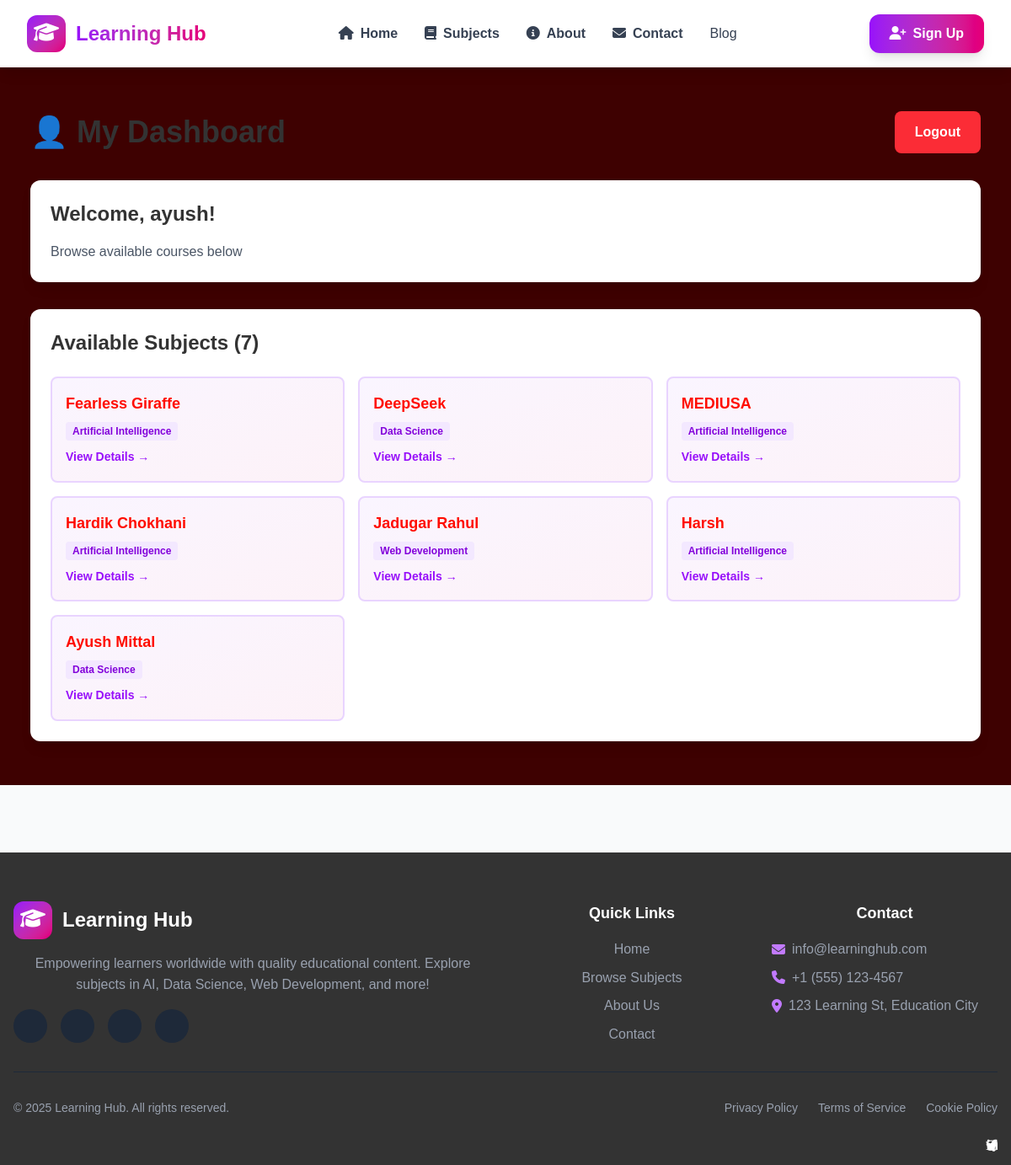
/user-dashboard/ (signed in), run on the app's committed database.
### MyFirstProject/models.py (models this page shows, shortened)
class SampleModel(models.Model):
    STUDY_CHOICE = [
        ('AI', 'Artificial Intelligence'),
        ('DS', 'Data Science'),
        ('WD', 'Web Development'),
    ]
    name = models.CharField(max_length=100, verbose_name="Subject Name")
    image = models.ImageField(upload_to='images/', verbose_name="Subject Image")
    date_time = models.DateTimeField(default=timezone.now, verbose_name="Created Date")
    type = models.CharField(
        max_length=2,
        choices=STUDY_CHOICE,
        default='AI',
        verbose_name="Subject Type"
    )
    description = models.TextField(blank=True, default='', verbose_name="Description")
    class Meta:
        verbose_name = "Subject"
        verbose_name_plural = "Subjects"
        ordering = ['-date_time']

### MyFirstProject/views.py (the view)
# urls.py: path('user-dashboard/', views.user_dashboard, name='user_dashboard'),
def user_dashboard(request):
    if not request.user.is_authenticated:
        return redirect('user_login')
    subjects = SampleModel.objects.all()
    return render(request, 'MyProject/user_dashboard.html', {'subjects': subjects})

### MyFirstProject/templates/MyProject/user_dashboard.html (shortened to what this page needs)
{% extends "layout.html" %}
{% block content %}
<div class="max-w-7xl mx-auto px-4 py-8">
  <div class="flex justify-between items-center mb-8">
    <h1 class="text-4xl font-bold text-gray-800">👤 My Dashboard</h1>
    <a href="{% url 'user_logout' %}" class="bg-red-500 text-white px-6 py-3 rounded-lg font-semibold hover:bg-red-600 transition">
      Logout
    </a>
  </div>
  <div class="bg-white rounded-xl shadow-lg p-6 mb-8">
    <h2 class="text-2xl font-bold mb-4">Welcome, {{ request.user.username }}!</h2>
    <p class="text-gray-600">Browse available courses below</p>
  </div>
  <div class="bg-white rounded-xl shadow-lg p-6">
    <h2 class="text-2xl font-bold mb-6">Available Subjects ({{ subjects.count }})</h2>
    <div class="grid md:grid-cols-2 lg:grid-cols-3 gap-4">
      {% for subject in subjects %}
        <div class="bg-gradient-to-br from-purple-50 to-pink-50 rounded-lg p-4 border-2 border-purple-200 hover:border-purple-400 transition">
          <h3 class="font-bold text-lg mb-2">{{ subject.name }}</h3>
          <p class="text-sm text-gray-600 mb-2">
            <span class="bg-purple-100 text-purple-700 px-2 py-1 rounded text-xs font-semibold">
              {{ subject.get_type_display }}
            </span>
          </p>
          <a href="{% url 'subject_detail' subject.id %}" class="text-purple-600 hover:text-purple-800 font-semibold text-sm">
            View Details →
          </a>
        </div>
      {% endfor %}
    </div>
  </div>
</div>
{% endblock %}

### static/style.css (style rules this page uses)
body { font-family: Arial, sans-serif; line-height: 1.6; margin: 0; padding: 0; color: rgb(255, 13, 0); }
h1, h2 { color: #333; }

### data on the page
SampleModel: name "Fearless Giraffe", type "Artificial Intelligence"
SampleModel: name "DeepSeek", type "Data Science"
SampleModel: name "MEDIUSA", type "Artificial Intelligence"
SampleModel: name "Hardik Chokhani", type "Artificial Intelligence"
SampleModel: name "Jadugar Rahul", type "Web Development"
SampleModel: name "Harsh", type "Artificial Intelligence"
SampleModel: name "Ayush Mittal", type "Data Science"

### other printed values
{{ request.user.username }} "ayush"
{{ subjects.count }} "7"
